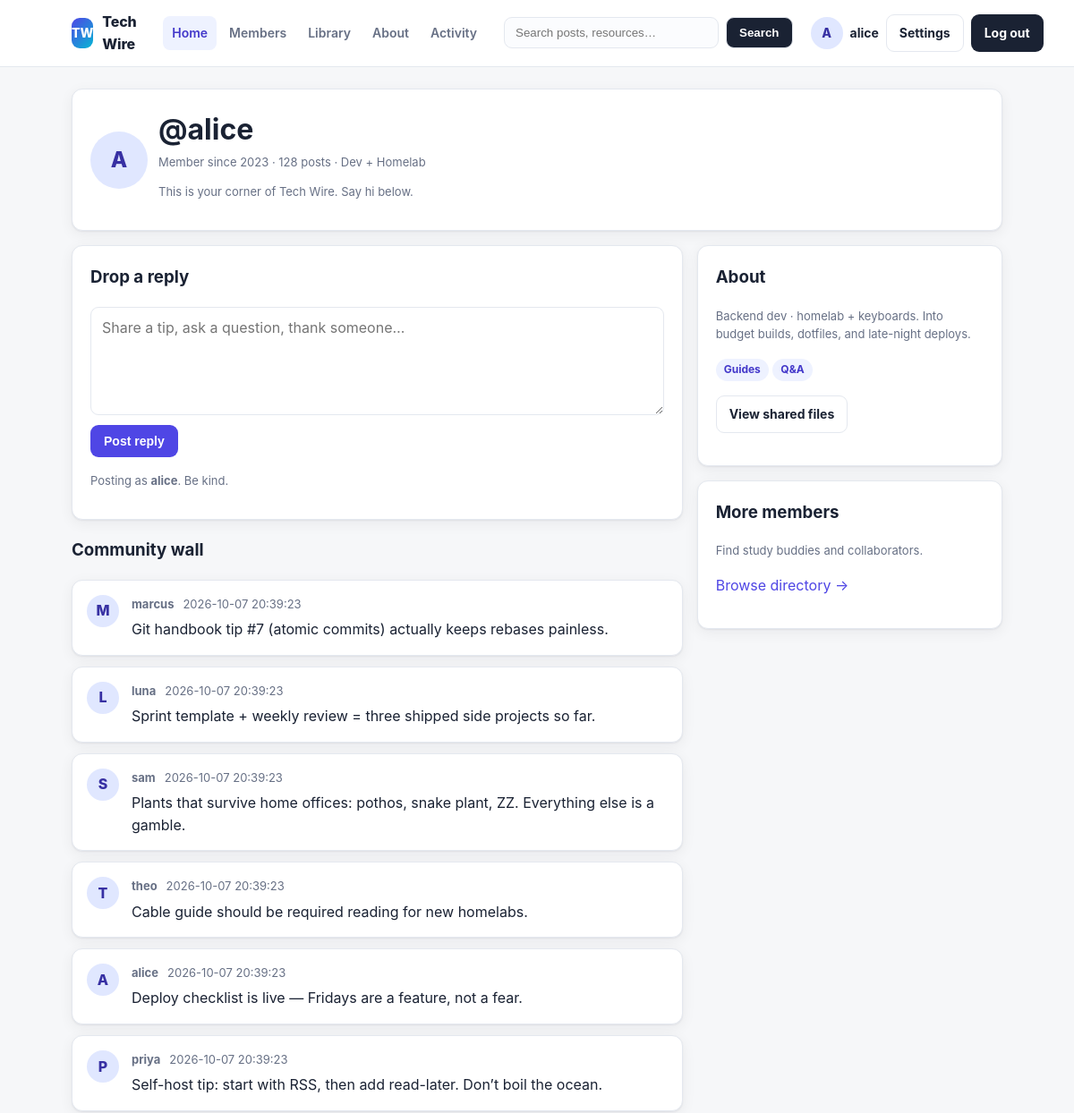
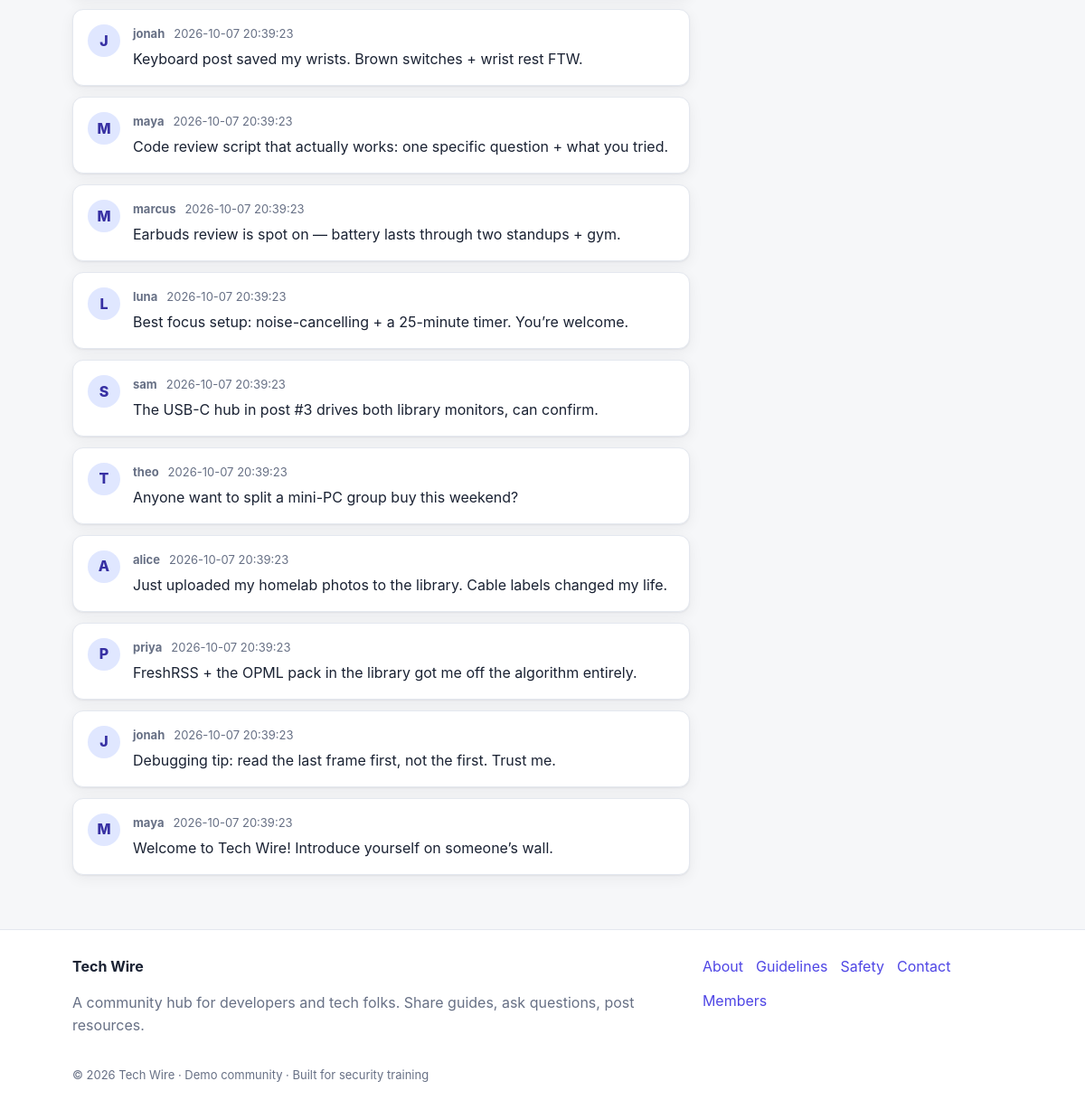
The app's page /profile.php (signed in) with its own data (2 pictures, top to bottom).
### tables this page shows
CREATE TABLE IF NOT EXISTS comments (
  id INT AUTO_INCREMENT PRIMARY KEY,
  user VARCHAR(64) NOT NULL,
  comment TEXT NULL,
  created_at TIMESTAMP DEFAULT CURRENT_TIMESTAMP
);

### includes/auth.php (called while the page is built, shortened)
<?php
function is_logged_in() {
    return isset($_SESSION['user_id']);
}
function current_user() {
    return isset($_SESSION['username']) ? $_SESSION['username'] : null;
}
?>

### profile.php (the view, shortened to what this page needs)
<?php
require_once 'includes/auth.php';
require_once 'includes/layout.php';
$user = current_user();
$view_user = isset($_GET['user']) && $_GET['user'] !== '' ? (string) $_GET['user'] : $user;
$comments = array();
$query = "SELECT * FROM comments ORDER BY id DESC";
$result = mysql_query($query);
if ($result) {
    while ($row = mysql_fetch_assoc($result)) {
        $comments[] = $row;
    }
}
?>
<div class="card">
  <div class="member-top">
    <span class="avatar lg"><?php echo htmlspecialchars(strtoupper(substr($view_user, 0, 1)), ENT_QUOTES); ?></span>
    <div>
      <h1 style="margin:0">@<?php echo htmlspecialchars($view_user, ENT_QUOTES); ?></h1>
      <p class="muted small" style="margin:2px 0">Member since 2023 · 128 posts · Dev + Homelab</p>
      <?php if ($view_user !== $user): ?>
        <p class="small muted">You’re viewing a fellow member. You’re signed in as <strong><?php echo htmlspecialchars($user, ENT_QUOTES); ?></strong>.</p>
      <?php else: ?>
        <p class="small muted">This is your corner of Tech Wire. Say hi below.</p>
      <?php endif; ?>
    </div>
  </div>
</div>
<div class="grid grid-2" style="margin-top:16px">
  <section>
    <div class="card">
      <h3 style="margin-top:0">Drop a reply</h3>
      <form method="POST" action="profile.php<?php echo $view_user !== $user ? '?user=' . urlencode($view_user) : ''; ?>" class="stack">
        <textarea name="comment" rows="4" placeholder="Share a tip, ask a question, thank someone…"></textarea>
        <p><button class="btn btn-primary" type="submit">Post reply</button></p>
      </form>
      <p class="muted small">Posting as <strong><?php echo htmlspecialchars($user, ENT_QUOTES); ?></strong>. Be kind.</p>
    </div>
    <h3>Community wall</h3>
    <div class="post-list">
    <?php foreach ($comments as $c): ?>
      <article class="post-row">
        <span class="avatar"><?php echo htmlspecialchars(strtoupper(substr((string) $c['user'], 0, 1)), ENT_QUOTES); ?></span>
        <div class="post-main">
          <div class="post-meta"><strong><?php echo htmlspecialchars($c['user'], ENT_QUOTES); ?></strong><span><?php echo isset($c['created_at']) ? htmlspecialchars($c['created_at'], ENT_QUOTES) : ''; ?></span></div>
          <p style="margin:6px 0 0"><?php echo $c['comment']; ?></p>
        </div>
      </article>
    <?php endforeach; ?>
    </div>
  </section>
  <aside class="grid" style="align-content:start">
    <div class="card">
      <h3 style="margin-top:0">About</h3>
      <p class="muted small">Backend dev · homelab + keyboards. Into budget builds, dotfiles, and late-night deploys.</p>
      <p><span class="pill">Guides</span> <span class="pill">Q&amp;A</span></p>
      <p><a class="btn btn-ghost" href="upload.php">View shared files</a></p>
    </div>
    <div class="card">
      <h3 style="margin-top:0">More members</h3>
      <p class="muted small">Find study buddies and collaborators.</p>
      <p><a href="members.php">Browse directory →</a></p>
    </div>
  </aside>
</div>

### assets/css/style.css (style rules this page uses)
:root { --bg: #f6f7f9; --surface: #ffffff; --ink: #1a2233; --muted: #677085; --line: #e4e8ef; --brand: #4f46e5; --brand-dark: #4338ca; --accent: #06b6d4; --danger: #dc2626; --success: #059669; --radius: 12px; --shadow: 0 1px 2px rgba(16,24,40,.06), 0 4px 16px rgba(16,24,40,.06); }
* { box-sizing: border-box; }
body { margin: 0; background: var(--bg); color: var(--ink); font-family: -apple-system, BlinkMacSystemFont, "Segoe UI", Roboto, Inter, Helvetica, Arial, sans-serif; line-height: 1.55; }
a { color: var(--brand); text-decoration: none; }
.btn { display: inline-block; padding: 9px 14px; border-radius: 9px; font-weight: 700; font-size: 14px; border: 1px solid transparent; cursor: pointer; white-space: nowrap; }
.btn-primary { background: var(--brand); color: #fff; }
.btn-ghost { background: transparent; border-color: var(--line); color: var(--ink); }
.card { background: var(--surface); border: 1px solid var(--line); border-radius: var(--radius); box-shadow: var(--shadow); padding: 20px; }
.grid { display: grid; gap: 16px; }
.grid-2 { grid-template-columns: 2fr 1fr; }
.muted { color: var(--muted); }
.small { font-size: 13px; }
.pill { display: inline-block; font-size: 12px; font-weight: 700; padding: 3px 9px; border-radius: 999px; background: #eef2ff; color: var(--brand-dark); }
.post-list { display: grid; gap: 12px; }
.post-row { display: flex; gap: 14px; align-items: flex-start; background: var(--surface); border: 1px solid var(--line); border-radius: var(--radius); padding: 16px; box-shadow: var(--shadow); }
.post-meta { color: var(--muted); font-size: 13px; display: flex; gap: 10px; flex-wrap: wrap; }
.avatar { width: 36px; height: 36px; border-radius: 50%; display: inline-flex; align-items: center; justify-content: center; background: #e0e7ff; color: #3730a3; font-weight: 800; flex: none; }
.avatar.lg { width: 64px; height: 64px; font-size: 24px; }
input[type=text], input[type=password], input[type=email], textarea, select { width: 100%; padding: 10px 12px; border: 1px solid var(--line); border-radius: 9px; background: #fff; font: inherit; }
form.stack > * + * { margin-top: 4px; }
.member-top { display: flex; gap: 12px; align-items: center; }

### records on screen
comments: user "M", user "marcus", created_at "2026-10-07 20:39:23", comment "Git handbook tip #7 (atomic commits) actually keeps rebases painless."
comments: user "L", user "luna", created_at "2026-10-07 20:39:23", comment "Sprint template + weekly review = three shipped side projects so far."
comments: user "S", user "sam", created_at "2026-10-07 20:39:23", comment "Plants that survive home offices: pothos, snake plant, ZZ. Everything else is a gamble."
comments: user "T", user "theo", created_at "2026-10-07 20:39:23", comment "Cable guide should be required reading for new homelabs."
comments: user "A", user "alice", created_at "2026-10-07 20:39:23", comment "Deploy checklist is live — Fridays are a feature, not a fear."
comments: user "P", user "priya", created_at "2026-10-07 20:39:23", comment "Self-host tip: start with RSS, then add read-later. Don’t boil the ocean."
comments: user "J", user "jonah", created_at "2026-10-07 20:39:23", comment "Keyboard post saved my wrists. Brown switches + wrist rest FTW."
comments: user "M", user "maya", created_at "2026-10-07 20:39:23", comment "Code review script that actually works: one specific question + what you tried."
comments: user "M", user "marcus", created_at "2026-10-07 20:39:23", comment "Earbuds review is spot on — battery lasts through two standups + gym."
comments: user "L", user "luna", created_at "2026-10-07 20:39:23", comment "Best focus setup: noise-cancelling + a 25-minute timer. You’re welcome."
comments: user "S", user "sam", created_at "2026-10-07 20:39:23", comment "The USB-C hub in post #3 drives both library monitors, can confirm."
comments: user "T", user "theo", created_at "2026-10-07 20:39:23", comment "Anyone want to split a mini-PC group buy this weekend?"
comments: user "A", user "alice", created_at "2026-10-07 20:39:23", comment "Just uploaded my homelab photos to the library. Cable labels changed my life."
comments: user "P", user "priya", created_at "2026-10-07 20:39:23", comment "FreshRSS + the OPML pack in the library got me off the algorithm entirely."
comments: user "J", user "jonah", created_at "2026-10-07 20:39:23", comment "Debugging tip: read the last frame first, not the first. Trust me."
comments: user "M", user "maya", created_at "2026-10-07 20:39:23", comment "Welcome to Tech Wire! Introduce yourself on someone’s wall."

### other values on screen
tw_initial($user) "A"
$user "alice"
substr($view_user, 0, 1) "A"
$view_user "alice"
